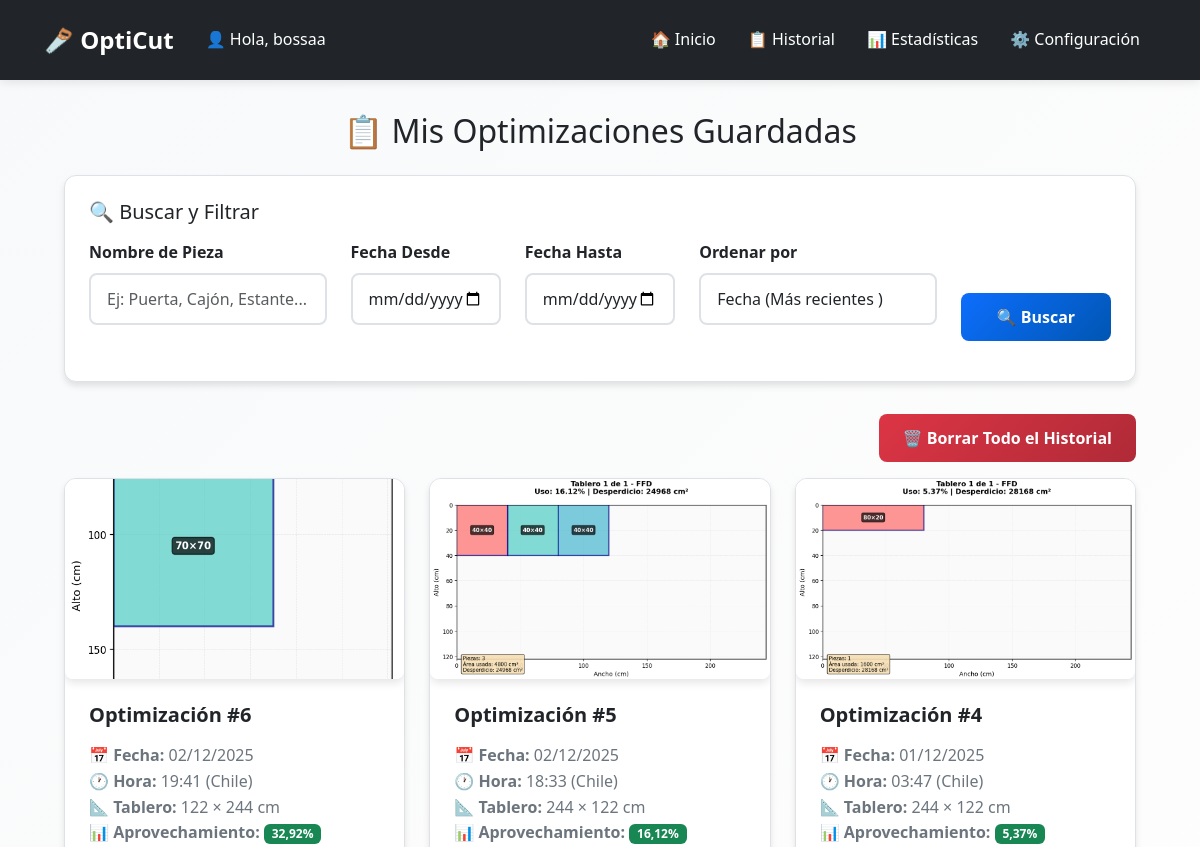
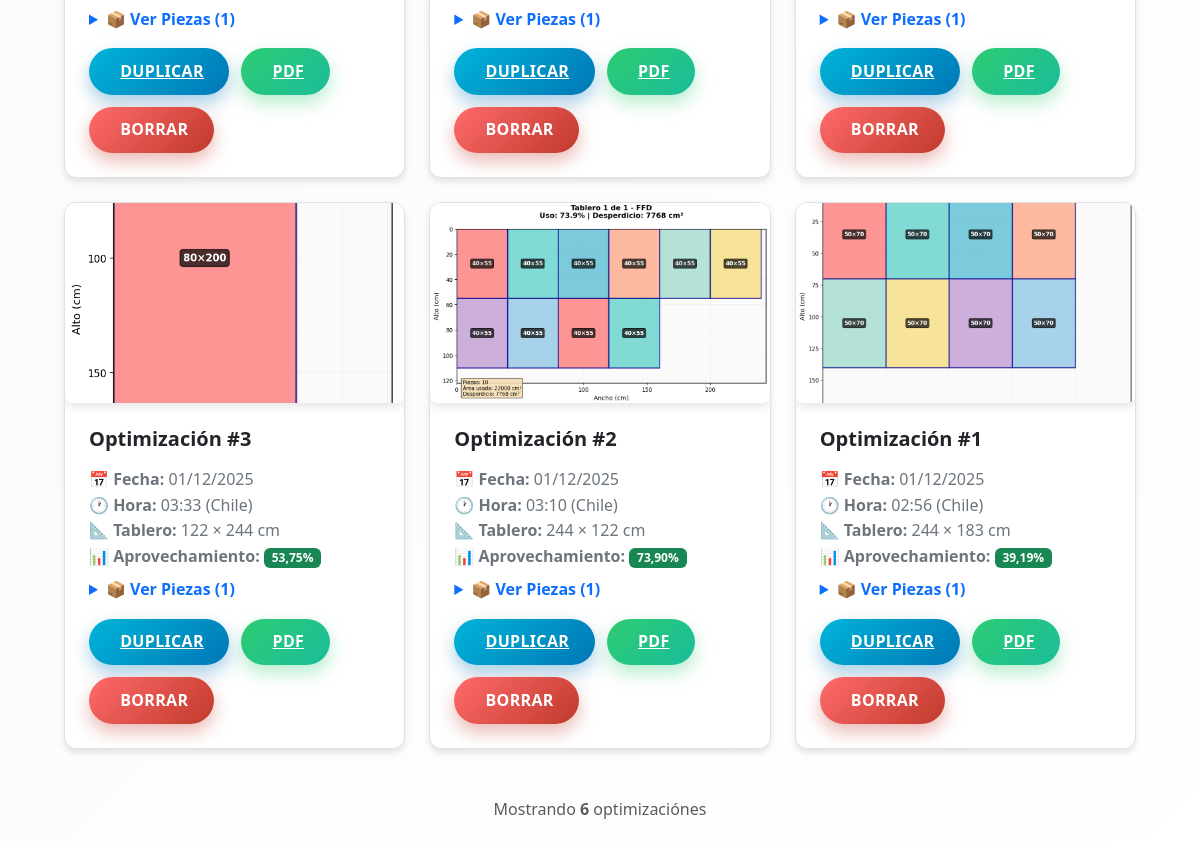
Page /opticut/mis-optimizaciones/ (signed in) on the earlier database version (2 pictures, top to bottom).
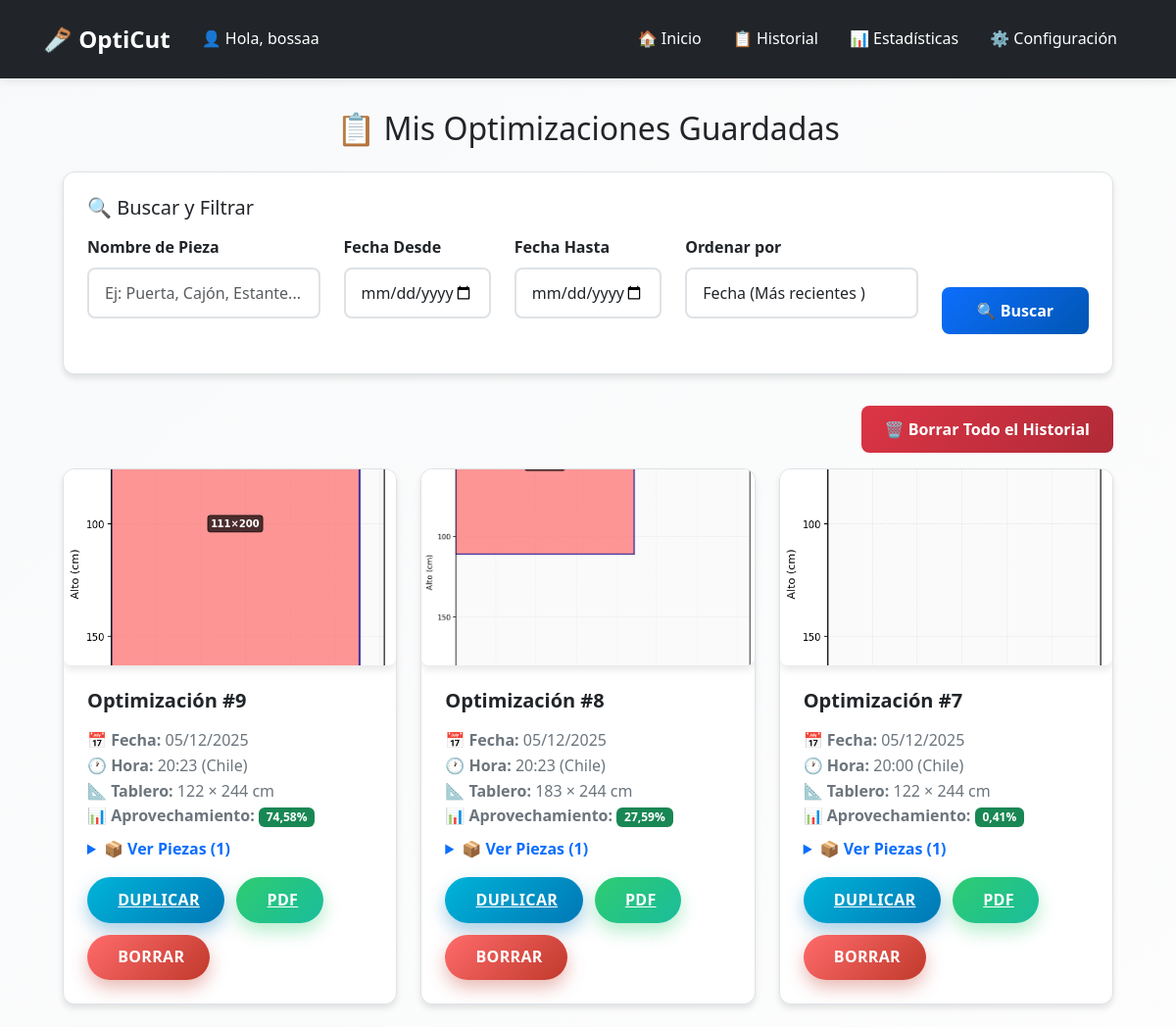
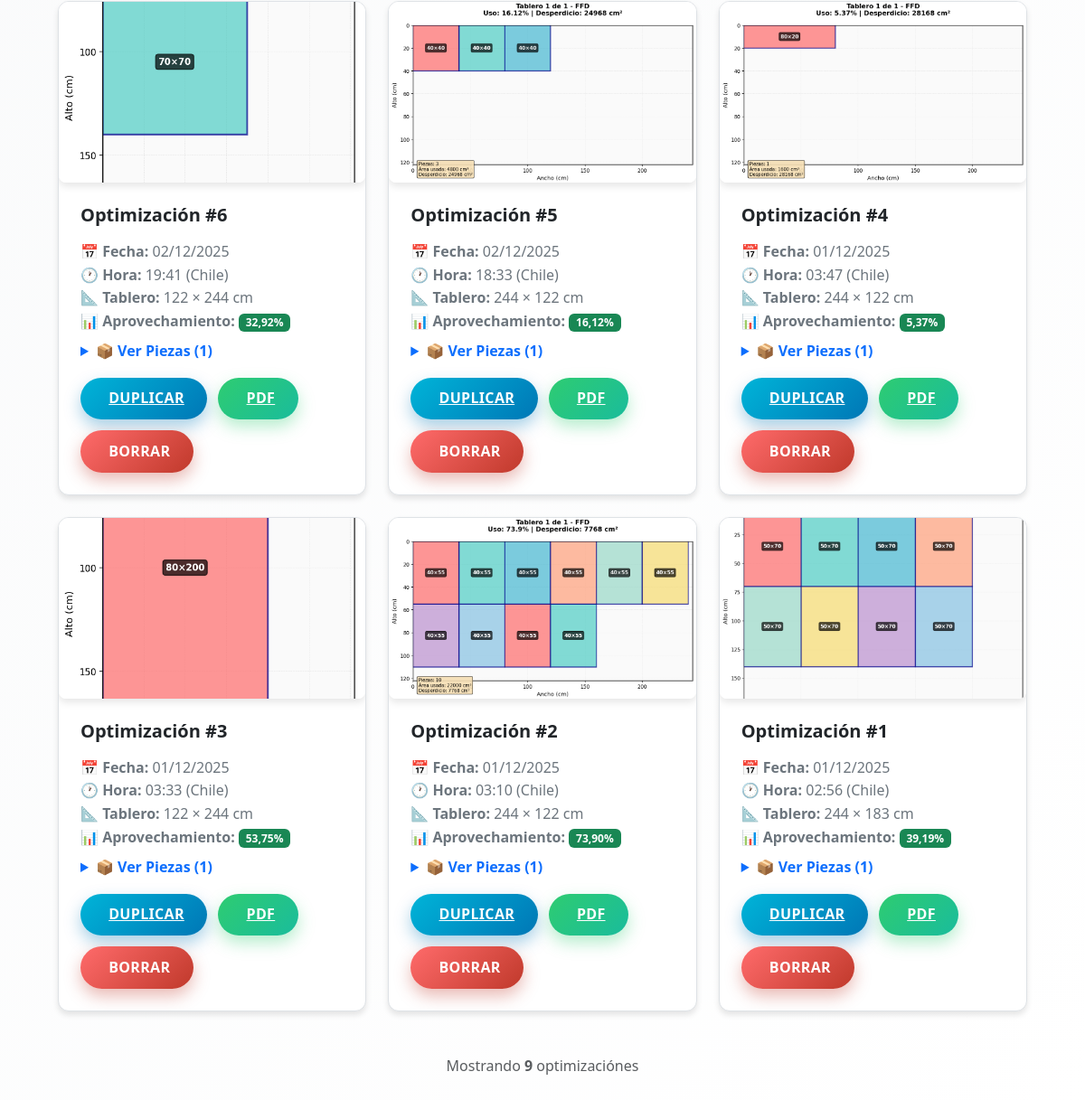
Same page on the later database version (2 pictures, top to bottom).
### opticut/models.py (models this page shows, shortened)
class Optimizacion(models.Model):
    usuario = models.ForeignKey(User, on_delete=models.CASCADE)
    fecha = models.DateTimeField(auto_now_add=True)
    ancho_tablero = models.IntegerField()
    alto_tablero = models.IntegerField()
    piezas = models.TextField(help_text="Listado de piezas en formato ancho,alto,cantidad")
    imagen = models.ImageField(upload_to='optimizaciones/', null=True, blank=True)
    pdf = models.FileField(upload_to='optimizaciones_pdfs/', null=True, blank=True)
    aprovechamiento_total = models.FloatField(default=0)
    favorito = models.BooleanField(default=False)

### opticut/views.py (the view, shortened to what this page needs)
# urls.py: path('mis-optimizaciones/', views.mis_optimizaciones, name='mis_optimizaciones'),
@login_required
def mis_optimizaciones(request):
    optimizaciones = Optimizacion.objects.filter(usuario=request.user)
    nombre_pieza = request.GET.get('nombre_pieza', '').strip()
    if nombre_pieza:
        optimizaciones = optimizaciones.filter(piezas__icontains=nombre_pieza)
    fecha_desde = request.GET.get('fecha_desde', '').strip()
    fecha_hasta = request.GET.get('fecha_hasta', '').strip()
    ordenar_por = request.GET.get('ordenar_por', 'fecha_desc')
    if ordenar_por == 'fecha_desc':
        optimizaciones = optimizaciones.order_by('-fecha')
    elif ordenar_por == 'fecha_asc':
        optimizaciones = optimizaciones.order_by('fecha')
    elif ordenar_por == 'aprovechamiento_desc':
        optimizaciones = optimizaciones.order_by('-aprovechamiento_total')
    elif ordenar_por == 'aprovechamiento_asc':
        optimizaciones = optimizaciones.order_by('aprovechamiento_total')
    else:
        optimizaciones = optimizaciones.order_by('-fecha')
    total_optimizaciones = optimizaciones.count()
    es_descendente = ordenar_por in ['fecha_desc', 'aprovechamiento_desc']
    optimizaciones_con_piezas = []
    for idx, opt in enumerate(optimizaciones, start=1):
        if es_descendente:
            numero_mostrado = total_optimizaciones - idx + 1
        else:
            numero_mostrado = idx
        piezas_procesadas = []
        for linea in opt.piezas.splitlines():
            if linea.strip():
                partes = linea.split(',')
                if len(partes) == 4:  # Formato: nombre,ancho,alto,cantidad
                    piezas_procesadas.append({
                        'nombre': partes[0].strip(),
                        'ancho': partes[1].strip(),
                        'alto': partes[2].strip(),
                        'cantidad': partes[3].strip()
                    })
        optimizaciones_con_piezas.append({
            'optimizacion': opt,
            'piezas': piezas_procesadas,
            'numero': numero_mostrado
        })
    return render(request, 'opticut/mis_optimizaciones.html', {
        'optimizaciones_con_piezas': optimizaciones_con_piezas,
        'nombre_pieza': nombre_pieza,
        'fecha_desde': fecha_desde,
        'fecha_hasta': fecha_hasta,
        'ordenar_por': ordenar_por,
    })

### usuarios/models.py (called while the page is built)
    def get_timeout_segundos_str(self):
        if self.timeout_sesion is None:
            return '1800'  # 30 minutos por defecto
        if self.timeout_sesion == 0:
            return '0'  # Desactivado
        return str(self.timeout_sesion * 60)

### opticut/templates/opticut/mis_optimizaciones.html (shortened to what this page needs)
{% extends 'opticut/base.html' %}
{% load static %}
{% block content %}
<div class="container mt-4">
  <h2 class="text-center mb-4 fade-in">📋 Mis Optimizaciones Guardadas</h2>
  <div class="search-filters fade-in">
    <h5 class="mb-3">🔍 Buscar y Filtrar</h5>
    <form method="GET" action="{% url 'opticut:mis_optimizaciones' %}" id="filtros-form">
      <div class="row">
        <div class="col-md-3 mb-3">
          <label for="nombre_pieza" class="form-label">Nombre de Pieza</label>
          <input type="text"
                 class="form-control"
                 id="nombre_pieza"
                 name="nombre_pieza"
                 placeholder="Ej: Puerta, Cajón, Estante..."
                 value="{{ nombre_pieza }}">
        </div>
        <div class="col-md-2 mb-3">
          <label for="fecha_desde" class="form-label">Fecha Desde</label>
          <input type="date"
                 class="form-control"
                 id="fecha_desde"
                 name="fecha_desde"
                 value="{{ fecha_desde }}">
        </div>
        <div class="col-md-2 mb-3">
          <label for="fecha_hasta" class="form-label">Fecha Hasta</label>
          <input type="date"
                 class="form-control"
                 id="fecha_hasta"
                 name="fecha_hasta"
                 value="{{ fecha_hasta }}">
        </div>
        <div class="col-md-3 mb-3">
          <label for="ordenar_por" class="form-label">Ordenar por</label>
          <select class="form-control" id="ordenar_por" name="ordenar_por">
            <option value="fecha_desc" {% if ordenar_por == 'fecha_desc' %}selected{% endif %}>Fecha (Más recientes )</option>
          </select>
        </div>
        <div class="col-md-2 mb-3 d-flex align-items-end">
          <button type="submit" class="btn btn-primary w-100">🔍 Buscar</button>
        </div>
      </div>
    </form>
  </div>
  <div class="text-end mb-3 fade-in">
    <form method="POST" action="{% url 'opticut:borrar_historial' %}" class="d-inline">
      <button type="submit"
              class="btn btn-danger"
              onclick="return confirm('¿Seguro que deseas borrar todo tu historial? Esta acción no se puede deshacer.')">
        🗑️ Borrar Todo el Historial
      </button>
    </form>
  </div>
  {% if optimizaciones_con_piezas %}
    <div class="row">
      {% for item in optimizaciones_con_piezas %}
        {% with optimizacion=item.optimizacion piezas=item.piezas %}
        <div class="col-md-6 col-lg-4 mb-4 fade-in">
          <div class="optimizacion-card">
            {% if optimizacion.imagen %}
              <img src="{{ optimizacion.imagen.url }}"
                   class="card-img-top"
                   alt="Optimización #{{ optimizacion.id }}"
                   style="max-height: 200px; object-fit: cover;">
            {% endif %}
            <div class="card-body">
              <h5 class="card-title">Optimización #{{ item.numero }}</h5>
              <p class="card-text">
                <strong>📅 Fecha:</strong> {{ optimizacion.fecha|date:"d/m/Y" }}<br>
                <strong>🕐 Hora:</strong> {{ optimizacion.fecha|date:"H:i" }} (Chile)<br>
                <strong>📐 Tablero:</strong> {{ optimizacion.ancho_tablero }} × {{ optimizacion.alto_tablero }} cm<br>
                <strong>📊 Aprovechamiento:</strong>
                <span class="badge bg-success">{{ optimizacion.aprovechamiento_total|floatformat:2 }}%</span>
              </p>
              {% if piezas %}
              <details class="mb-2">
                <summary style="cursor: pointer; color: var(--accent-primary); font-weight: 600;">
                  📦 Ver Piezas ({{ piezas|length }})
                </summary>
              </details>
              {% endif %}
              <div class="action-buttons mt-3">
                <a href="{% url 'opticut:duplicar_optimizacion' optimizacion.id %}"
                   class="btn-action btn-duplicar"
                   title="Duplicar esta optimización">
                   Duplicar
                </a>
                <a href="{% url 'opticut:descargar_pdf' optimizacion.id %}?ordenar_por={{ ordenar_por }}"
                   class="btn-action btn-pdf"
                   title="Descargar PDF">
                   PDF
                </a>
                <form method="post"
                      action="{% url 'opticut:borrar_optimizacion' optimizacion.id %}"
                      style="display:inline;"
                      onsubmit="return confirm('¿Eliminar esta optimización?');">
                  <button type="submit" class="btn-action btn-eliminar" title="Eliminar">
                     Borrar
                  </button>
                </form>
              </div>
            </div>
          </div>
        </div>
        {% endwith %}
      {% endfor %}
    </div>
    <div class="text-center mt-4 mb-4">
      <p class="text-muted">
        Mostrando <strong>{{ optimizaciones_con_piezas|length }}</strong> optimización{{ optimizaciones_con_piezas|length|pluralize:"es" }}
      </p>
    </div>
  {% endif %}
</div>
{% endblock %}

### opticut/templates/opticut/base.html (shortened to what this page needs)
{% load static %}
<!DOCTYPE html>
<html lang="es" data-theme="light">
<head>
    <link href="https://cdn.jsdelivr.net/npm/bootstrap@5.3.0/dist/css/bootstrap.min.css" rel="stylesheet">
    <link rel="stylesheet" href="{% static 'opticut/css/main.css' %}">
</head>
<body {% if user.is_authenticated and user.perfil %}data-session-timeout="{{ user.perfil.get_timeout_segundos_str }}" data-perfil-theme="{% if user.perfil.tema_preferido != 'auto' %}{{ user.perfil.tema_preferido }}{% else %}auto{% endif %}"{% endif %}>
    <nav class="navbar navbar-expand-lg navbar-custom">
        <div class="container-fluid">
            <div class="d-flex align-items-center">
                <a class="navbar-brand me-3" href="{% url 'opticut:index' %}">
                    🪚 OptiCut
                </a>
                {% if user.is_authenticated %}
                    <span class="navbar-greeting">👤 Hola, {{ user.username }}</span>
                {% endif %}
            </div>
            <div class="collapse navbar-collapse" id="navbarNav">
                <div class="navbar-nav ms-auto d-flex align-items-center">
                    {% if user.is_authenticated %}
                        <a class="nav-link" href="{% url 'opticut:index' %}">🏠 Inicio</a>
                        <a class="nav-link" href="{% url 'opticut:mis_optimizaciones' %}">📋 Historial</a>
                        <a class="nav-link" href="{% url 'opticut:estadisticas' %}">📊 Estadísticas</a>
                        <a class="nav-link" href="{% url 'usuarios:perfil' %}">⚙️ Configuración</a>
                    {% else %}
                        <a href="{% url 'usuarios:login' %}" class="btn btn-outline-primary btn-sm me-2">🔑 Iniciar sesión</a>
                        <a href="{% url 'usuarios:registro' %}" class="btn btn-outline-success btn-sm">📝 Registrarse</a>
                    {% endif %}
                </div>
            </div>
        </div>
    </nav>
    <div class="container">
        {% block content %}
        {% endblock %}
    </div>
</body>
</html>

### opticut/static/opticut/css/main.css (style rules this page uses)
:root { --bg-primary: #ffffff; --bg-secondary: #f8f9fa; --bg-tertiary: #e9ecef; --text-primary: #212529; --text-secondary: #6c757d; --accent-primary: #0d6efd; --accent-success: #198754; --accent-danger: #dc3545; --accent-warning: #ffc107; --accent-info: #0dcaf0; --border-color: #dee2e6; --shadow: rgba(0, 0, 0, 0.1); --shadow-hover: rgba(0, 0, 0, 0.15); --card-bg: #ffffff; --input-bg: #ffffff; --nav-bg: #212529; --nav-text: #ffffff; }
* { margin: 0; padding: 0; box-sizing: border-box; transition: background-color 0.3s ease, color 0.3s ease, border-color 0.3s ease; }
body { font-family: 'Segoe UI', Tahoma, Geneva, Verdana, sans-serif; background: linear-gradient(135deg, var(--bg-secondary) 0%, var(--bg-primary) 100%); color: var(--text-primary); min-height: 100vh; line-height: 1.6; }
.navbar-custom { background: var(--nav-bg) !important; box-shadow: 0 2px 10px var(--shadow); padding: 1rem 2rem; position: sticky; top: 0; z-index: 1000; }
.navbar-custom .navbar-brand { font-size: 1.5rem; font-weight: bold; color: var(--nav-text) !important; text-decoration: none; margin-right: 0; }
.navbar-greeting { color: var(--nav-text); font-size: 1rem; font-weight: 500; padding: 0.5rem 0; margin-left: 1rem; }
.navbar-custom .nav-link { color: var(--nav-text) !important; margin: 0 0.5rem; padding: 0.5rem 1rem; border-radius: 6px; transition: all 0.3s ease; }
.container { max-width: 1200px; margin: 2rem auto; padding: 0 2rem; }
.form-control, .form-select { background-color: var(--input-bg); color: var(--text-primary); border: 2px solid var(--border-color); border-radius: 8px; padding: 0.75rem 1rem; font-size: 1rem; transition: all 0.3s ease; }
.form-label { font-weight: 600; color: var(--text-primary); margin-bottom: 0.5rem; }
.btn { border-radius: 8px; padding: 0.75rem 1.5rem; font-weight: 600; transition: all 0.3s ease; border: none; cursor: pointer; }
.btn-primary { background: linear-gradient(135deg, var(--accent-primary) 0%, #0056b3 100%); color: white; }
.btn-danger { background: linear-gradient(135deg, var(--accent-danger) 0%, #b02a37 100%); color: white; }
.btn-action { display: inline-flex; align-items: center; justify-content: center; gap: 0.35rem; border: none; color: #fff; font-weight: 600; letter-spacing: 0.02em; border-radius: 999px; padding: 0.65rem 1.6rem; text-transform: uppercase; box-shadow: 0 5px 12px rgba(0,0,0,0.15); }
.btn-duplicar { background: linear-gradient(135deg, #00b4d8 0%, #0077b6 100%); box-shadow: 0 8px 18px rgba(0, 119, 182, 0.35); }
.btn-pdf { background: linear-gradient(135deg, #2ecc71 0%, #1abc9c 100%); box-shadow: 0 8px 18px rgba(46, 204, 113, 0.35); }
.btn-eliminar { background: linear-gradient(135deg, #ff6b6b 0%, #c0392b 100%); box-shadow: 0 8px 18px rgba(192, 57, 43, 0.35); }
.action-buttons { display: flex; flex-wrap: wrap; gap: 0.75rem; }
.search-filters { background: var(--card-bg); border: 1px solid var(--border-color); border-radius: 12px; padding: 1.5rem; margin-bottom: 2rem; box-shadow: 0 4px 6px var(--shadow); }
.search-filters .form-control { margin-bottom: 1rem; }
.optimizacion-card { background: var(--card-bg); border: 1px solid var(--border-color); border-radius: 12px; overflow: hidden; transition: all 0.3s ease; box-shadow: 0 4px 6px var(--shadow); }
.optimizacion-card img { width: 100%; height: auto; display: block; }
.optimizacion-card .card-body { padding: 1.5rem; }
.optimizacion-card .card-title { color: var(--text-primary); font-weight: bold; margin-bottom: 1rem; }
.optimizacion-card .card-text { color: var(--text-secondary); margin-bottom: 0.5rem; }
img { border-radius: 8px; box-shadow: 0 4px 8px var(--shadow); }
.text-center { text-align: center; }
.mt-4 { margin-top: 2rem; }
.mb-4 { margin-bottom: 2rem; }
.mb-3 { margin-bottom: 1rem; }
.mb-2 { margin-bottom: 0.5rem; }
.fade-in { animation: fadeIn 0.5s ease; }

### opticut/templates/opticut/mis_optimizaciones.html (style rules this page uses)
.badge { padding: 0.35em 0.65em; border-radius: 6px; font-weight: 600; }
details summary { user-select: none; }

Differences in the rows shown:
added Optimizacion: optimizacion.imagen (picture), numero "9", optimizacion.fecha "05/12/2025", optimizacion.fecha "20:23", optimizacion.ancho_tablero "122", optimizacion.alto_tablero "244", optimizacion.aprovechamiento_total "74,58", piezas|length "1"
added Optimizacion: optimizacion.imagen (picture), numero "8", optimizacion.fecha "05/12/2025", optimizacion.fecha "20:23", optimizacion.ancho_tablero "183", optimizacion.alto_tablero "244", optimizacion.aprovechamiento_total "27,59", piezas|length "1"
added Optimizacion: optimizacion.imagen (picture), numero "7", optimizacion.fecha "05/12/2025", optimizacion.fecha "20:00", optimizacion.ancho_tablero "122", optimizacion.alto_tablero "244", optimizacion.aprovechamiento_total "0,41", piezas|length "1"
Other differences:
{{ optimizaciones_con_piezas|length }}: "6" → "9"
